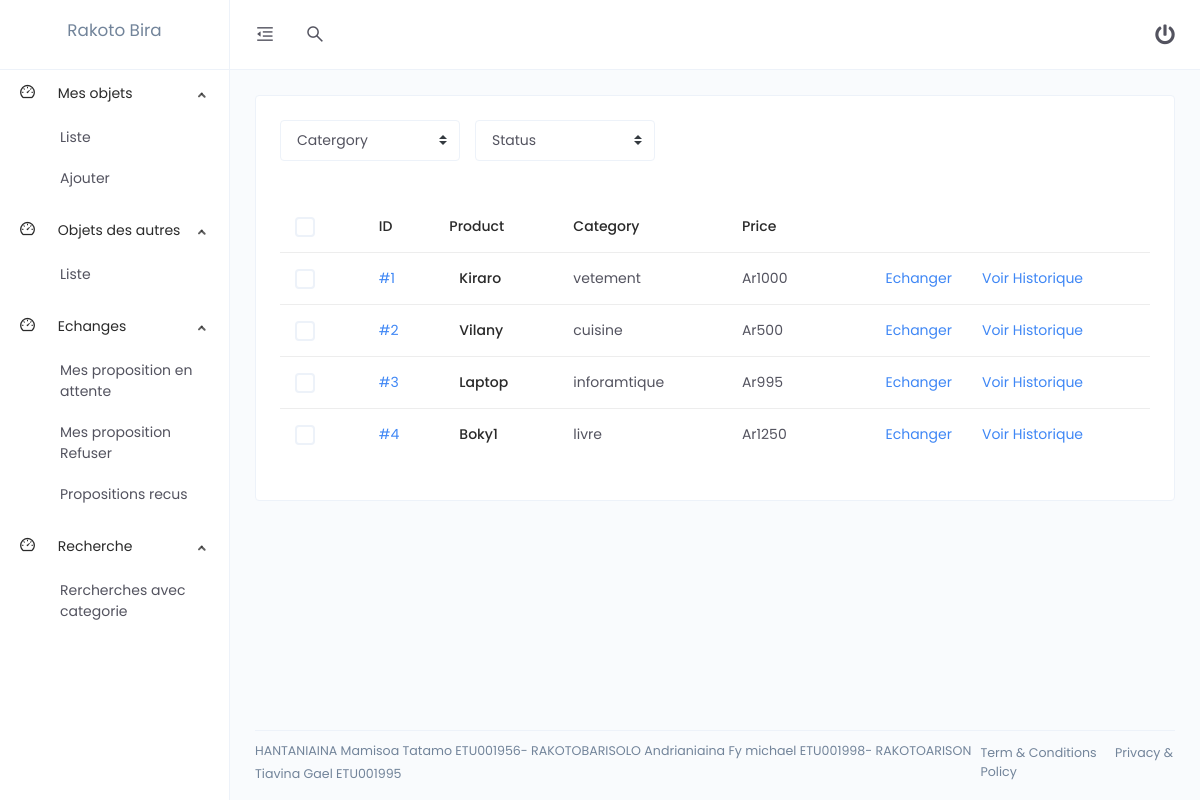
The page /index.php/front/liste_objet (signed in) on the database its author committed.
### tables this page shows
CREATE TABLE objet(
    id int primary key AUTO_INCREMENT,
    idUser int,
    idCategory int,
    titre varchar(50),
    description varchar(50),
    photos text,
    prix_estimatif double,
    foreign key(idUser) references users(id),
    foreign key(idCategory) references category(id)
);

CREATE TABLE category(
    id int primary key AUTO_INCREMENT,
    name varchar(50) 
);

### application/views/front.php (called while the page is built, shortened)
<?php
$this->load->view("front/header");
$this->load->view("front/".$contents);
?>

### application/controllers/Front.php (called while the page is built, shortened)
<?php
class Front extends CI_Controller
{
    public function __construct()
    {
        $this->load->model('objet_model');
        $this->load->helper('form');
        $this->load->library('form_validation');
    }
    public function liste_objet()
    {
        $info = array();
        $info['name'] = $this->session->userdata('name');
        $info['contents'] = 'liste_objet';
        $id = $this->session->userdata('logged');
        $info['list'] = $this->objet_model->get_user_not_list($id);
        $this->load->view('front', $info);
    }
}

### index.php (called while the page is built, shortened)
<?php
require_once BASEPATH.'core/CodeIgniter.php';

### application/models/Objet_model.php (called while the page is built, shortened)
<?php
class Objet_model extends CI_Model
{
    public function get_user_not_list($id){
        $result = [];
        $i=0;
        $req = "select objet.id,category.name,objet.titre,objet.prix_estimatif from objet join category on objet.idcategory=category.id where idUser!=%d";
        $req = sprintf($req,$id);
        $sql = $this->db->query($req);
        foreach ($sql->result_array() as $row){
            $result[$i]['id'] = $row['id'];
            $result[$i]['titre'] = $row['titre'];
            $result[$i]['category'] = $row['name'];
            $result[$i]['prix_estimatif'] = $row['prix_estimatif'];
            $i++;
        }
        return $result;
    }
}
?>

### application/views/front/liste_objet.php (the view, shortened to what this page needs)
<div class="card">
                        <div class="card-body">
                            <div class="row m-b-30">
                                <div class="col-lg-8">
                                    <div class="d-md-flex">
                                        <div class="m-b-10 m-r-15">
                                            <select class="custom-select" style="min-width: 180px;">
                                                <option selected>Catergory</option>
                                            </select>
                                        </div>
                                        <div class="m-b-10">
                                            <select class="custom-select" style="min-width: 180px;">
                                                <option selected>Status</option>
                                            </select>
                                        </div>
                                    </div>
                                </div>
                                <div class="col-lg-4 text-right">
                                </div>
                            </div>
                            <div class="table-responsive">
                                <table class="table table-hover e-commerce-table">
                                    <thead>
                                        <tr>
                                            <th>
                                                <div class="checkbox">
                                                    <label for="checkAll" class="m-b-0"></label>
                                                </div>
                                            </th>
                                            <th>ID</th>
                                            <th>Product</th>
                                            <th>Category</th>
                                            <th>Price</th>
                                            <th></th>
                                            <th></th>
                                        </tr>
                                    </thead>
                                    <tbody>
                                        <?php
                                        for ($i=0; $i < count($list); $i++) {
                                            ?>
                                            <tr>
                                            <td>
                                                <div class="checkbox">
                                                    <label for="check-item-1" class="m-b-0"></label>
                                                </div>
                                            </td>
                                            <td>
                                                <a href="<?php su('front/details_objet2?idobjet='.$list[$i]['id'])?>">#<?php echo $list[$i]['id']?></a>
                                            </td>
                                            <td>
                                                <div class="d-flex align-items-center">
                                                    <h6 class="m-b-0 m-l-10"><?php echo $list[$i]['titre']?></h6>
                                                </div>
                                            </td>
                                            <td><?php echo $list[$i]['category']?></td>
                                            <td>Ar<?php echo $list[$i]['prix_estimatif']?></td>
                                            <td class="text-right">
                                                <a href="<?php su('frontechange/index?idobjet='.$list[$i]['id'])?>">Echanger</a>
                                            </td>
                                            <td>
                                                <a href="<?php su('Frontechange/getHisto/'.$list[$i]['id'])?>">Voir Historique</a>
                                            </td>
                                        </tr>
                                            <?php
                                        }
                                        ?>
                                    </tbody>
                                </table>
                            </div>
                        </div>
                    </div>

### rows shown on the page
objet: id "1", titre "Kiraro", idCategory.name "vetement", prix_estimatif "1000"
objet: id "2", titre "Vilany", idCategory.name "cuisine", prix_estimatif "500"
objet: id "3", titre "Laptop", idCategory.name "inforamtique", prix_estimatif "995"
objet: id "4", titre "Boky1", idCategory.name "livre", prix_estimatif "1250"

### other values the page prints
$name "Rakoto Bira"
